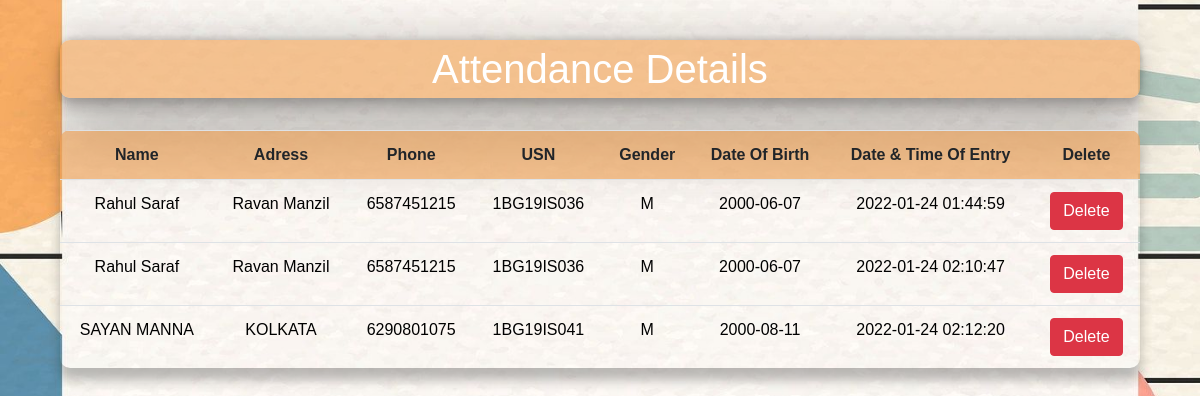
Screenshot of /display.php with the database file from the repository.
### tables this page shows
CREATE TABLE `time` (
  `usn` varchar(10) DEFAULT NULL,
  `dtime` datetime DEFAULT current_timestamp()
);

CREATE TABLE `student` (
  `name` varchar(20) DEFAULT NULL,
  `address` varchar(40) DEFAULT NULL,
  `phone` varchar(10) DEFAULT NULL,
  `usn` varchar(10) NOT NULL,
  `dob` date DEFAULT NULL,
  `gender` varchar(1) DEFAULT NULL
);

### display.php (the view, shortened to what this page needs)
<!DOCTYPE html>
<html lang="en">
<head>
    <link rel="stylesheet" href="https://cdn.jsdelivr.net/npm/bootstrap@4.6.1/dist/css/bootstrap.min.css">
</head>
<body>
    <div class="container">
        <div class="col-lg-12">
            <h1 class="text-center">Attendance Details</h1><br>
            <table class="table table-border table-hover table-stripped">
                <tr>
                    <th>Name</th>
                    <th>Adress</th>
                    <th>Phone</th>
                    <th>USN</th>
                    <th>Gender</th>
                    <th>Date Of Birth</th>
                    <th>Date & Time Of Entry</th>
                    <th>Delete</th>
                </tr>
                <?php
                include 'conn.php';
                $q="select a.name, a.address, a.phone, a.usn, a.gender, a.dob, t.dtime from student a, time t where a.usn=t.usn";
                $query=mysqli_query($con,$q);
                while($res=mysqli_fetch_array($query)) {
                ?>
                <tr>
                    <td><?php echo $res['name']; ?></th>
                    <td><?php echo $res['address']; ?></th>
                    <td><?php echo $res['phone']; ?></th>
                    <td><?php echo $res['usn']; ?></th>
                    <td><?php echo $res['gender']; ?></th>
                    <td><?php echo $res['dob']; ?></th>
                    <td><?php echo $res['dtime']; ?></th>
                    <td><button class="btn-danger btn" name="del"><a href="delete.php?id=<?php echo $res['usn']; ?>" class="text-white">Delete</a></button></td>
                </tr>
             <?php  } ?>
            </table>
        </div>
    </div>
</body>
</html>

### display.php (style rules this page uses)
body { background-image:url("abc.jpg"); background-position: center; background-size: cover; background-repeat: no-repeat; font-family:sans-serif; margin-top: 40px; }
h1 { padding: 5px; background-color: rgba(241, 158, 79,0.6); color:rgb(255, 255, 255); box-shadow: rgba(0, 0, 0, 0.25) 0px 54px 55px, rgba(0, 0, 0, 0.12) 0px -12px 30px, rgba(0, 0, 0, 0.12) 0px 4px 6px, rgba(0, 0, 0, 0.17) 0px 12px 13px, rgba(0, 0, 0, 0.09) 0px -3px 5px; border-radius: 10px; }
table { width: 100%; border-radius: 10px; border-width: 0px; border-collapse: collapse; border-spacing: 0; text-align: center; overflow: hidden; box-shadow: 0 12px 12px rgba(32,32,32,0.3); }
td { color: black; }
th { border-width: 0px; background-color: rgba(241, 158, 79,0.6); ; }

### rows the page displays
time: usn.name "Rahul Saraf", usn.address "Ravan Manzil", usn.phone "6587451215", usn.usn "1BG19IS036", usn.gender "M", usn.dob "2000-06-07", dtime "2022-01-24 01:44:59"
time: usn.name "Rahul Saraf", usn.address "Ravan Manzil", usn.phone "6587451215", usn.usn "1BG19IS036", usn.gender "M", usn.dob "2000-06-07", dtime "2022-01-24 02:10:47"
time: usn.name "SAYAN MANNA", usn.address "KOLKATA", usn.phone "6290801075", usn.usn "1BG19IS041", usn.gender "M", usn.dob "2000-08-11", dtime "2022-01-24 02:12:20"
